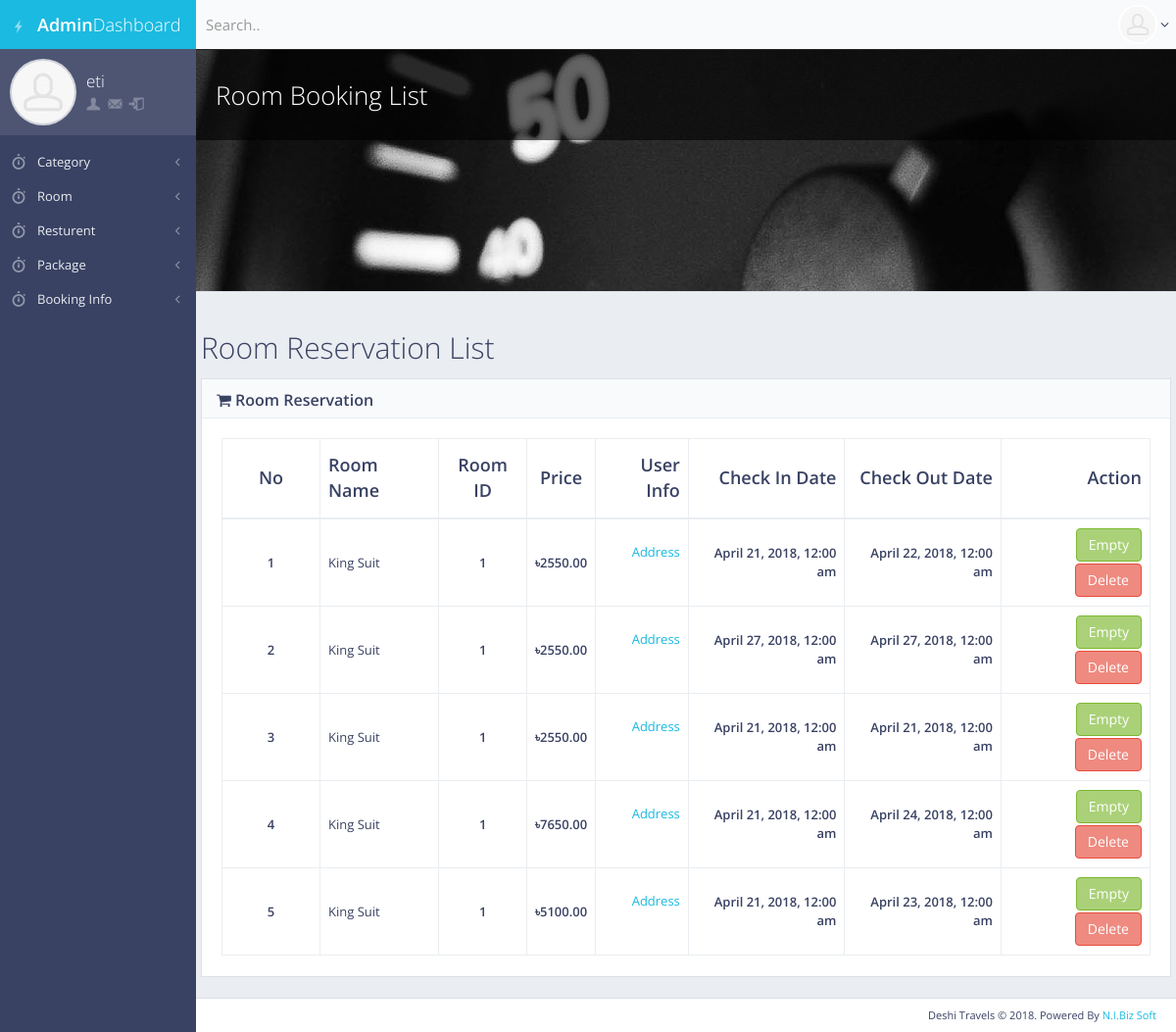
/admin/bookinglist.php (signed in), run on the app's committed database.
### tables this page shows
CREATE TABLE `tbl_payment` (
  `id` int(11) NOT NULL,
  `usrId` int(11) NOT NULL,
  `RpacId` int(11) NOT NULL,
  `pacName` varchar(50) NOT NULL,
  `price` double(10,2) NOT NULL,
  `checkInDate` date NOT NULL,
  `checkOutDate` date NOT NULL,
  `quantity` varchar(20) NOT NULL
);

### lib/Database.php (called while the page is built, shortened)
<?php
Class Database{
	public $host   = DB_HOST;
	public $user   = DB_USER;
	public $pass   = DB_PASS;
	public $dbname = DB_NAME;
	public $link;
	private function connectDB(){
	$this->link = new mysqli($this->host, $this->user, $this->pass, $this->dbname);
 }
	public function select($query){
		$result = $this->link->query($query) or die($this->link->error.__LINE__);
		if($result->num_rows > 0){
			return $result;
		} else {
			return false;
		}
	}
}

### helpers/Formate.php (called while the page is built, shortened)
<?php
	class Formate
	{
	   public function DateFormate($date){
	   		return date('F j, Y, g:i a', strtotime($date));
	   }
	}
 ?>

### admin/bookinglist.php (the view, shortened to what this page needs)
 <?php include 'inc/header.php'; ?>
 <div id="page-content">
     <div class="content-header content-header-media">
         <div class="header-section">
             <div class="row">
                 <div class="col-md-4 col-lg-6 hidden-xs hidden-sm">
                     <h1>Room Booking List</h1>
                 </div>
             </div>
         </div>
         <img src="img/placeholders/headers/dashboard_header.jpg" alt="header image" class="animation-pulseSlow">
     </div>
     <div class="row">
       <div class="box round first grid">
         <h2>Room Reservation List</h2>
         <div class="block">
         <div class="block-title">
             <h2><i class="fa fa-shopping-cart"></i> <strong>Room Reservation</strong></h2>
         </div>
         <div class="table-responsive">
             <table class="table table-bordered table-vcenter">
                 <thead>
                     <tr>
                         <th class="text-center" style="width: 100px;">No</th>
                         <th>Room Name</th>
                         <th class="text-center">Room ID</th>
                         <th class="text-center">Price</th>
                         <th class="text-right">User Info</th>
                         <th class="text-right">Check In Date</th>
                         <th class="text-right">Check Out Date</th>
                         <th class="text-right">Action</th>
                     </tr>
                 </thead>
                 <tbody>
             <?php
               $query = "SELECT * FROM tbl_payment ORDER BY id";
               $cartpro = $db->select($query);
               if ($cartpro) {
                 $i = 0;
                   while ($result = $cartpro->fetch_assoc()) {
                     $i++;
                     ?>
                     <tr>
                         <td class="text-center"><strong><?php echo $i; ?></strong></td>
                         <td><?php echo $result['pacName']; ?></td>
                         <td class="text-center"><strong><?php echo $result['RpacId']; ?></strong></td>
                         <td class="text-center"><strong>৳<?php echo $result['price']; ?></strong></td>
                         <td class="text-right"><a href="usrinfo.php?usrId=<?php echo $result['usrId']; ?>"><p>Address</p></a></td>
                         <td class="text-right"><strong><?php echo $fm->DateFormate($result['checkInDate']); ?></strong></td>
                         <td class="text-right"><strong><?php echo $fm->DateFormate($result['checkOutDate']); ?></strong></td>
                         <td class="text-right"><a class="btn btn-success" href="?EmptId=<?php echo $result['RpacId']; ?>">Empty</a>
                         <a class="btn btn-danger" onclick="return confirm('Are you Sure to Delete!');" href="?delcat=<?php echo $result['id']; ?>">Delete</a>
                         </td>
                     </tr>
                 <?php
             } } ?>
                 </tbody>
             </table>
         </div>
        </div>
     </div>
 </div>
 </div>
<?php include 'inc/footer.php'; ?>

### admin/css/main.css (style rules this page uses)
body { font-family: "Open Sans", "Helvetica Neue", Helvetica, Arial, sans-serif; color: #394263; font-size: 13px; background-color: #222222; }
#page-content { padding: 10px 5px 1px; background-color: #eaedf1; }
.content-header { background-color: #ffffff; border-top: 1px solid #eaedf1; border-bottom: 1px solid #dbe1e8; }
.content-header h1, .content-header h2 { margin: 0; font-size: 26px; line-height: 32px; }
.header-section { padding: 30px 10px; }
.content-header, .content-top { margin: -10px -5px 10px; }
.content-header-media { position: relative; height: 248px; overflow: hidden; border-top-color: #222222; }
.content-header-media .header-section { z-index: 200; position: absolute; top: 0; left: 0; right: 0; color: #ffffff; background: rgba(0, 0, 0, 0.6); }
.content-header-media > img { position: absolute; top: 0; left: 50%; width: 2560px; height: 248px; margin-left: -1280px; }
.block { margin: 0 0 10px; padding: 20px 15px 1px; background-color: #ffffff; border: 1px solid #dbe1e8; }
.block-title { margin: -20px -15px 20px; background-color: #f9fafc; border-bottom: 1px solid #eaedf1; }
.block-title h1, .block-title h2, .block-title h3, .block-title h4, .block-title h5, .block-title h6 { display: inline-block; font-size: 16px; line-height: 1.4; margin: 0; padding: 10px 16px 7px; font-weight: normal; }
.block-title h1, .block-title h2, .block-title h3 { padding-left: 15px; padding-right: 15px; }
h1, h2, h3, h4, h5, h6, .h1, .h2, .h3, .h4, .h5, .h6 { font-family: "Open Sans", "Helvetica Neue", Helvetica, Arial, sans-serif; font-weight: 300; }
h1, h2, h3 { margin-bottom: 15px; }
.text-primary, .text-primary:hover, a, a:hover, a:focus, a.text-primary, a.text-primary:hover, a.text-primary:focus { color: #1bbae1; }
b, strong { font-weight: 600; }
p { line-height: 1.6; }
.table.table-vcenter th, .table.table-vcenter td { vertical-align: middle; }
.table thead > tr > th { font-size: 18px; font-weight: 600; }
.table thead > tr > th, .table thead > tr > td, .table tfoot > tr > th, .table tfoot > tr > td { padding-top: 14px; padding-bottom: 14px; }
.table thead > tr > th, .table tbody > tr > th, .table tfoot > tr > th, .table thead > tr > td, .table tbody > tr > td, .table tfoot > tr > td, .table tbody + tbody, .table-bordered, .table-bordered > thead > tr > th, .table-bordered > tbody > tr > th, .table-bordered > tfoot > tr > th, .table-bordered > thead > tr > td, .table-bordered > tbody > tr > td, .table-bordered > tfoot > tr > td { border-color: #eaedf1; }
.btn { margin: 1px 0; background-color: #ffffff; }
.btn-danger { background-color: #ef8a80; border-color: #e74c3c; color: #ffffff; }
.btn-success { background-color: #aad178; border-color: #7db831; color: #ffffff; }
p, .table, .alert, .carousel { margin-bottom: 20px; }
@media screen and (min-width: 768px) { #page-content { padding: 20px 20px 1px; } }
@media screen and (min-width: 768px) { .header-section, .breadcrumb-top, .block, .block.full, .modal-body, #page-content + footer { padding-left: 20px; padding-right: 20px; } }
@media screen and (min-width: 768px) { .content-header, .content-top, .breadcrumb-top { margin: -20px -20px 20px; } }
@media screen and (min-width: 768px) { .block, .widget { margin-bottom: 20px; } }
@media screen and (min-width: 768px) { .block-title, .block-top { margin-left: -20px; margin-right: -20px; } }

### data on the page
tbl_payment: pacName "King Suit", RpacId "1", price "2550.00", checkInDate "April 21, 2018, 12:00 am", checkOutDate "April 22, 2018, 12:00 am"
tbl_payment: pacName "King Suit", RpacId "1", price "2550.00", checkInDate "April 27, 2018, 12:00 am", checkOutDate "April 27, 2018, 12:00 am"
tbl_payment: pacName "King Suit", RpacId "1", price "2550.00", checkInDate "April 21, 2018, 12:00 am", checkOutDate "April 21, 2018, 12:00 am"
tbl_payment: pacName "King Suit", RpacId "1", price "7650.00", checkInDate "April 21, 2018, 12:00 am", checkOutDate "April 24, 2018, 12:00 am"
tbl_payment: pacName "King Suit", RpacId "1", price "5100.00", checkInDate "April 21, 2018, 12:00 am", checkOutDate "April 23, 2018, 12:00 am"

### other printed values
Session::get('username') "eti"
